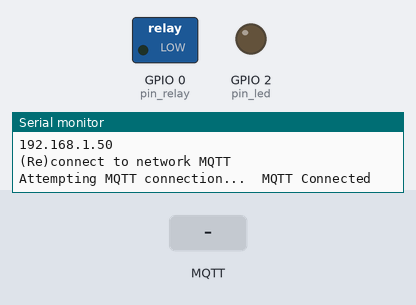
A sketch run on a simulated ESP8266 (NodeMCU). On the bench: switched loads named in the sketch (green lamp = pin HIGH), output pins drawn as LEDs (lit = HIGH), the last lines printed to the serial monitor. Inputs (shaded band) come from the test bench. WiFi joins after 1.5 s; servers stay silent unless stated; no MQTT or app messages arrive unless stated.

Above: at 6.2 s.
6.3 s: MQTT message "1" arrives on the first subscribed topic
At 7.5 s:
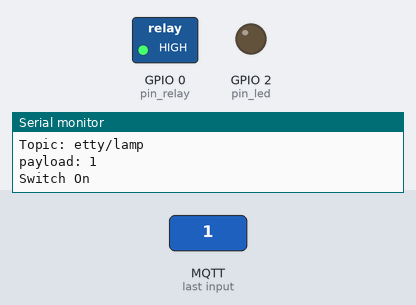
7.8 s: MQTT message "0" arrives on the first subscribed topic
At 8.7 s:
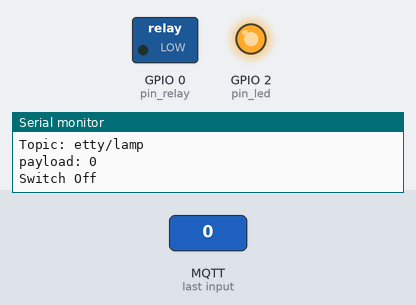
Timing chart, 0 to 10.8 s (numbered marks = the images above; inputs shaded):
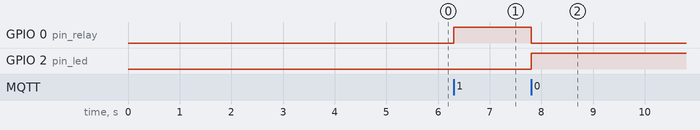

The sketch:

esp8266.ino
```cpp
// https://randomnerdtutorials.com/esp8266-relay-module-ac-web-server/
// https://community.home-assistant.io/t/arduino-relay-switches-over-wifi-controlled-via-hass-mqtt-comes-with-ota-support/13439/11
// https://randomnerdtutorials.com/how-to-install-esp8266-board-arduino-ide/
// http://blog.hackerstore.nl/esp8266-programmeren/
// https://github.com/knolleary/pubsubclient

#include <ESP8266WiFi.h>
#include <PubSubClient.h>

void callback(char* topic, byte* payload, unsigned int length);

const int pin_led = 2;
const int pin_relay = 0;

#define MQTT_SERVER "192.168.8.99"
#define MQTT_PORT 1883
const char* mqtt_username = "etty";
const char* mqtt_password = "wachtwoord";

const char* ssid = "etty";
const char* wifi_password = "demodemo";
const char* topic_switch = "etty/lamp";

unsigned long previousMillis = 0;
unsigned long interval = 30000;

WiFiClient wifiClient;
PubSubClient mqttClient(MQTT_SERVER, MQTT_PORT, callback, wifiClient);

void setup() {
  pinMode(pin_led, OUTPUT);
  pinMode(pin_relay, OUTPUT);

  // Serial text (for debugging)
  Serial.begin(115200);

  // Connect to WiFi
  while (WiFi.begin(ssid, wifi_password) != WL_CONNECTED) {
    // failed, retry
    Serial.print(".");
    delay(5000);
  }

  Serial.println("You're connected to the network");

  Serial.println("");
  Serial.println("WiFi connected");
  Serial.println("IP address: ");
  Serial.println(WiFi.localIP());
}

void callback(char* topic, byte* payload, unsigned int length) {

  // convert topic to string to make it easier to work with
  String topicStr = topic;

  // Print out some debugging info
  Serial.println("Callback update.");
  Serial.print("Topic: ");
  Serial.println(topicStr);

  if (topicStr == topic_switch)
  {
    char stringFirstChar = (char)payload[0];
    Serial.print("payload: ");
    Serial.println(stringFirstChar);
    if (stringFirstChar == '1') {
      //turn the switch on if the payload is '1' and publish to the MQTT server a confirmation message
      digitalWrite(pin_led, LOW); //the LED is on; this is because it is acive low on the ESP8266.
      digitalWrite(pin_relay, HIGH);
      Serial.println("Switch On");
    } else if (stringFirstChar == '0') {
      //turn the switch off if the payload is '0' and publish to the MQTT server a confirmation message
      digitalWrite(pin_led, HIGH); //the LED is off; this is because it is acive low on the ESP8266.
      digitalWrite(pin_relay, LOW);
      Serial.println("Switch Off");
    }
  }
}

void reconnectMQTT() {
  //make sure we are connected to WIFI before attemping to reconnect to MQTT
  if (WiFi.status() == WL_CONNECTED) {
    // Loop until we're reconnected to the MQTT server
    while (!mqttClient.connected()) {
      Serial.print("Attempting MQTT connection...");

      // Generate client name based on MAC address and last 8 bits of microsecond counter
      String clientName;
      clientName += "esp8266-";
      uint8_t mac[6];
      WiFi.macAddress(mac);
      clientName += macToStr(mac);

      // if connected, subscribe to the topic(s) we want to be notified about
      if (mqttClient.connect((char*) clientName.c_str(), mqtt_username, mqtt_password)) {
        Serial.println("\tMQTT Connected");
        mqttClient.subscribe(topic_switch);
      } else {
        Serial.println("\tFailed.");
      }
    }
  }
}

void loop() {
  // reconnect if connection is lost WiFi
  unsigned long currentMillis = millis();
  // if WiFi is down, try reconnecting every CHECK_WIFI_TIME seconds
  if ((WiFi.status() != WL_CONNECTED) && (currentMillis - previousMillis >= interval)) {
    Serial.println("Reconnecting to WiFi...");
    WiFi.disconnect();
    WiFi.reconnect();
    previousMillis = currentMillis;
  }

  // reconnect if connection is lost MQTT
  if (!mqttClient.connected() && WiFi.status() == 3) {
    Serial.println("(Re)connect to network MQTT");
    reconnectMQTT();
  }

  // maintain MQTT connection
  mqttClient.loop();

  //MUST delay to allow ESP8266 WIFI functions to run
  delay(10);
}

//generate unique name from MAC addr
String macToStr(const uint8_t* mac) {

  String result;

  for (int i = 0; i < 6; ++i) {
    result += String(mac[i], 16);
    if (i < 5) {
      result += ':';
    }
  }

  return result;
}
```

Measured:
- after the input at 6.3 s, GPIO 0 (pin_relay): LOW → HIGH at once
- after the input at 7.8 s, GPIO 0 (pin_relay): HIGH → LOW at once; GPIO 2 (pin_led): LOW → HIGH at once
